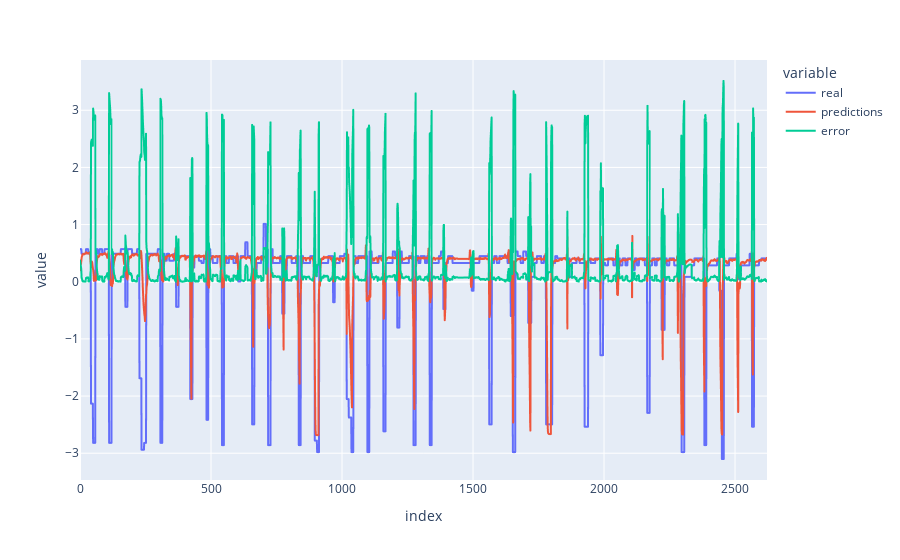

Source (notebook cell):
### Code cell
experiment_path = "model=LSTM,layers=2,forecast=10,input_length=150,dataset=formica20220104"
model_path = os.path.join("c:\\experiments", experiment_path, trained_on_channel, "model.pt")
exp_params = parse_params(experiment_path)


metrics = run_prediction(
    model_path,
    input_steps=int(exp_params["input_length"]),
    output_steps=int(exp_params["forecast"]),
    dataset_name=exp_params["dataset"],
    channel_name=run_on_channel,
    batch_size=64,
)
print(json.dumps(metrics, indent=4))

### Figure 1 — Plotly figure (JSON) as saved in the notebook; plotly's stock layout.template omitted (floating-point values rounded to 4 significant figures; data arrays with more than 128 entries replaced by an {"elided": "..."} marker saying what was removed)
{"data": [{"hovertemplate": "variable=real<br>index=%{x}<br>value=%{y}<extra></extra>", "legendgroup": "real", "line": {"color": "#636efa", "dash": "solid"}, "marker": {"symbol": "circle"}, "mode": "lines", "name": "real", "showlegend": true, "type": "scattergl", "x": {"elided": "2623 int values"}, "xaxis": "x", "y": {"elided": "2623 float values"}, "yaxis": "y"}, {"hovertemplate": "variable=predictions<br>index=%{x}<br>value=%{y}<extra></extra>", "legendgroup": "predictions", "line": {"color": "#EF553B", "dash": "solid"}, "marker": {"symbol": "circle"}, "mode": "lines", "name": "predictions", "showlegend": true, "type": "scattergl", "x": {"elided": "2623 int values"}, "xaxis": "x", "y": {"elided": "2623 float values"}, "yaxis": "y"}, {"hovertemplate": "variable=error<br>index=%{x}<br>value=%{y}<extra></extra>", "legendgroup": "error", "line": {"color": "#00cc96", "dash": "solid"}, "marker": {"symbol": "circle"}, "mode": "lines", "name": "error", "showlegend": true, "type": "scattergl", "x": {"elided": "2623 int values"}, "xaxis": "x", "y": {"elided": "2623 float values"}, "yaxis": "y"}], "layout": {"legend": {"title": {"text": "variable"}, "tracegroupgap": 0}, "margin": {"t": 60}, "xaxis": {"anchor": "y", "domain": [0, 1], "title": {"text": "index"}}, "yaxis": {"anchor": "x", "domain": [0, 1], "title": {"text": "value"}}}}
